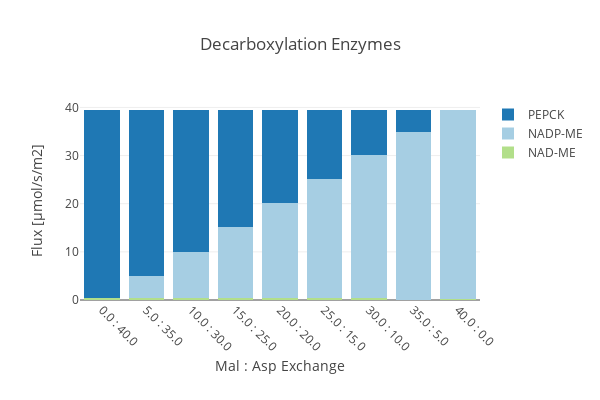

The notebook cell this image was saved under:
### Code cell
create_bar_plot_rxn(D_fba, D_exp,
                    {'[B]_MalDH4_h': 'NADP-ME', '[B]_MalDH2_m': 'NAD-ME', '[B]_PEPC1_c': 'PEPCK'},
                    'Decarboxylation Enzymes', xaxis_title,
                    c=True, stacked = True, save_fig=True)

### Figure 1 — Plotly figure (JSON) as saved in the notebook; plotly's stock layout.template omitted (floating-point values rounded to 4 significant figures)
{"data": [{"marker": {"color": "rgb(178,223,138)"}, "name": "NAD-ME", "type": "bar", "uid": "6a60af18-5479-4641-88b0-d059b15cbcb3", "x": ["0.0 : 40.0", "5.0 : 35.0", "10.0 : 30.0", "15.0 : 25.0", "20.0 : 20.0", "25.0 : 15.0", "30.0 : 10.0", "35.0 : 5.0", "40.0 : 0.0"], "y": [0.3222, 0.3222, 0.3222, 0.3222, 0.3222, 0.3222, 0.3222, 0.03916, 0.288]}, {"marker": {"color": "rgb(166,206,227)"}, "name": "NADP-ME", "type": "bar", "uid": "e26977ff-3f55-4a04-bacf-25575fb64a0a", "x": ["0.0 : 40.0", "5.0 : 35.0", "10.0 : 30.0", "15.0 : 25.0", "20.0 : 20.0", "25.0 : 15.0", "30.0 : 10.0", "35.0 : 5.0", "40.0 : 0.0"], "y": [0, 4.747, 9.747, 14.75, 19.75, 24.75, 29.88, 34.96, 39.18]}, {"marker": {"color": "rgb(31,120,180)"}, "name": "PEPCK", "type": "bar", "uid": "5ba86ddd-a0c8-4a8b-96dc-9d266151c7c7", "x": ["0.0 : 40.0", "5.0 : 35.0", "10.0 : 30.0", "15.0 : 25.0", "20.0 : 20.0", "25.0 : 15.0", "30.0 : 10.0", "35.0 : 5.0", "40.0 : 0.0"], "y": [39.14, 34.39, 29.39, 24.39, 19.39, 14.39, 9.259, 4.461, 0]}], "layout": {"barmode": "stack", "height": 400, "margin": {"b": 100}, "title": {"text": "Decarboxylation Enzymes"}, "width": 600, "xaxis": {"tickangle": 45, "title": {"text": "Mal : Asp Exchange"}}, "yaxis": {"autorange": true, "title": {"text": "Flux [µmol/s/m2]"}}}}
